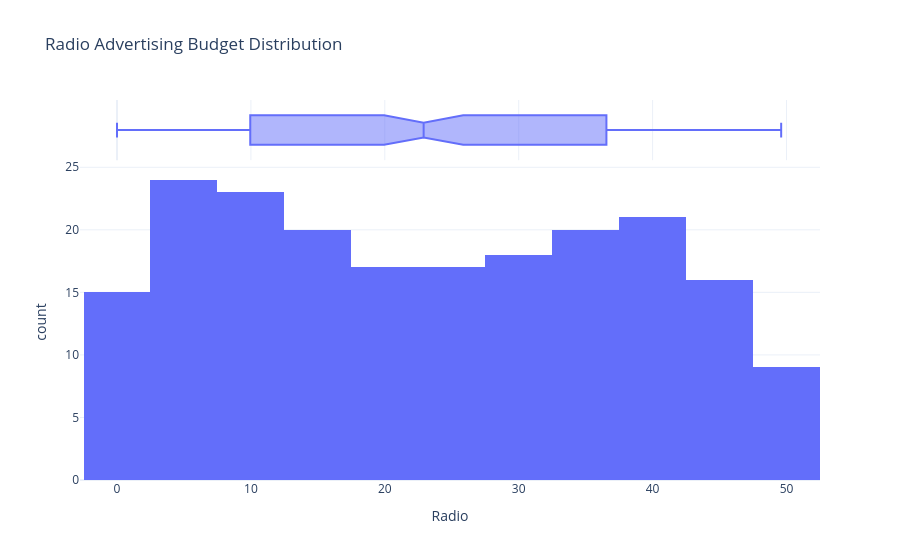

The notebook cell saved with this chart:
### Code cell
fig = px.histogram(
    df,
    x="Radio",
    title="Radio Advertising Budget Distribution",
    marginal="box",
    template="plotly_white"
)

fig.show()

### Figure 1 — Plotly figure (JSON) as saved in the notebook; plotly's stock layout.template omitted (floating-point values rounded to 4 significant figures; data arrays with more than 128 entries replaced by an {"elided": "..."} marker saying what was removed)
{"data": [{"bingroup": "x", "hovertemplate": "Radio=%{x}<br>count=%{y}<extra></extra>", "legendgroup": "", "marker": {"color": "#636efa", "pattern": {"shape": ""}}, "name": "", "orientation": "v", "showlegend": false, "type": "histogram", "x": {"elided": "200 float values"}, "xaxis": "x", "yaxis": "y"}, {"hovertemplate": "Radio=%{x}<extra></extra>", "legendgroup": "", "marker": {"color": "#636efa"}, "name": "", "notched": true, "showlegend": false, "type": "box", "x": {"elided": "200 float values"}, "xaxis": "x2", "yaxis": "y2"}], "layout": {"barmode": "relative", "legend": {"tracegroupgap": 0}, "title": {"text": "Radio Advertising Budget Distribution"}, "xaxis": {"anchor": "y", "domain": [0, 1], "title": {"text": "Radio"}}, "xaxis2": {"anchor": "y2", "domain": [0, 1], "matches": "x", "showgrid": true, "showticklabels": false}, "yaxis": {"anchor": "x", "domain": [0, 0.8316], "title": {"text": "count"}}, "yaxis2": {"anchor": "x2", "domain": [0.8416, 1], "matches": "y2", "showgrid": false, "showline": false, "showticklabels": false, "ticks": ""}}}
